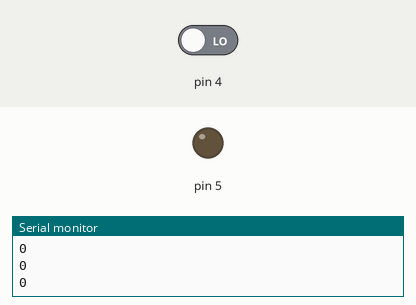
The sketch below on a simulated Arduino Uno, built with avr-gcc and run on an emulated ATmega328P. Shown: output pins drawn as LEDs (lit = HIGH), the last lines printed to the serial monitor. Dashed ring = blinking. The inputs (shaded band) are chosen by the test bench; at power-on: pin 4 LOW.

Above: at 2.8 s.
2.9 s: pin 4 driven HIGH
At 3.7 s:
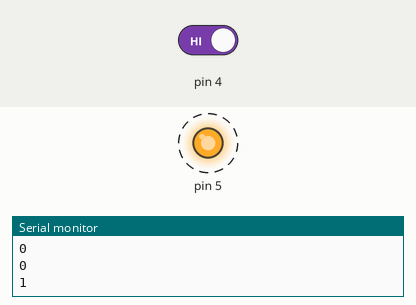
7.0 s: pin 4 driven LOW
At 8.0 s:
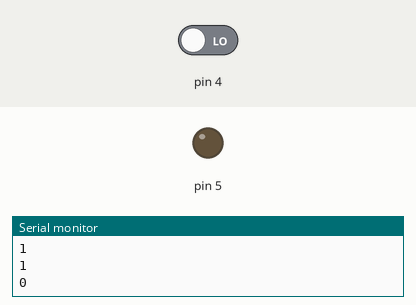
Timing chart, 0 to 10.0 s (numbered marks = the images above; inputs shaded):
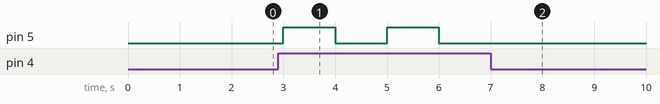

Measured:
- after the input at 2.9 s, pin 5: alternates HIGH for 1.0 s and LOW for 1.0 s, starting after 0.10 s
- after the input at 7.0 s, pin 5: stops changing and stays LOW

The sketch:

Automatic_calling_bell.ino
```cpp
void setup() {
  // put your setup code here, to run once:
pinMode(4,INPUT);
pinMode(5,OUTPUT);
Serial.begin(9600);
}

void loop() {
  // put your main code here, to run repeatedly:
int a=digitalRead(4);
Serial.println(a);
if (a==1)
{
  digitalWrite(5,HIGH);
  delay(1000);
  digitalWrite(5,LOW);
  delay(1000);
}
else
{
  digitalWrite(5,LOW);
  delay(1000);
}
}
```
